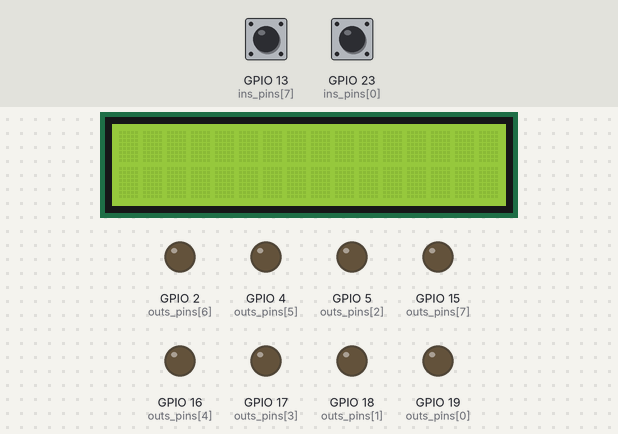
A sketch run on a simulated ESP32. On the bench: 16×2 character LCD, output pins drawn as LEDs (lit = HIGH). Inputs (shaded band) come from the test bench; at power-on: GPIO 13 (ins_pins[7]) HIGH, GPIO 23 (ins_pins[0]) HIGH. Random numbers use the default seed unless the sketch sets one.

Above: at 1.2 s.
1.3 s: GPIO 13 (ins_pins[7]) pulled LOW for 0.15 s
At 2.8 s:
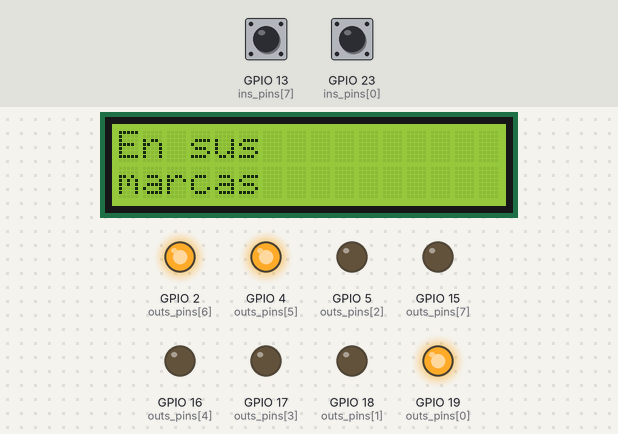
7.4 s: GPIO 13 (ins_pins[7]) pulsed LOW 2 times (0.12 s each, 0.3 s apart)
At 8.4 s:
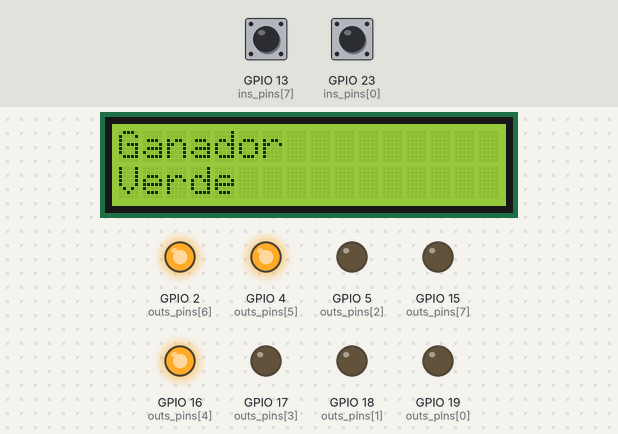
15.5 s: GPIO 13 (ins_pins[7]) pulled LOW for 1 s
At 21.3 s:
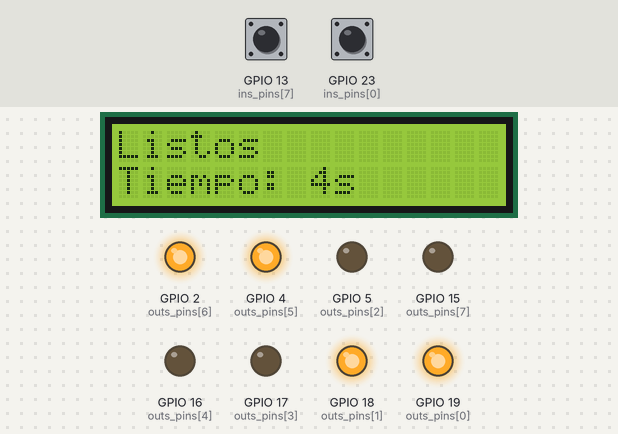
Timing chart, 0 to 31.8 s (numbered marks = the images above; inputs shaded):
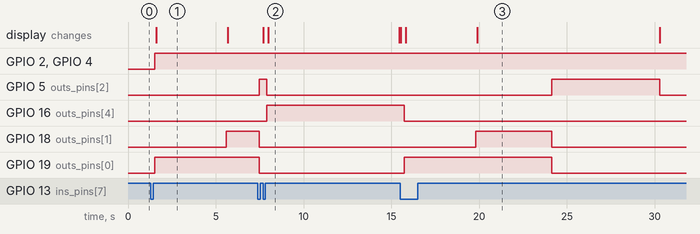

The sketch:

speed.ino
```cpp
// #####################################################################
// librerías
// #####################################################################
#include <LiquidCrystal_I2C.h>
LiquidCrystal_I2C lcd(0x27, 16, 2);

// #####################################################################
// constantes:
//  t_min: una cantidad de tiempo para sostener los estados con la
//  menor duración.
//  t_must: cantidad de tiempo para sostener los estados con la
//  mayor duración.
//  wait: cantidad de tiempo para esperar la entrada de alguno de
//  los jugadores.
//  ins_number: numero de entradas del sistema.
//  outs_number: numero de salidas del sistema.
//  ins_pins: arreglo con los pines del ESP32 asignados como entradas.
//  outs_pins: arreglo con los pines del ESP32 asignados como salidas.
//  uno, dos, tres,: arreglo para las salidas correspondientes a los
//  estados "en sus marcas", "listos" & "ya".
//  lrojo, lverde: arreglo para las salidas correspondientes a los
//  estados "jugador verde es ganador" & "jugador rojo es ganador"
// #####################################################################
const long t_min = 200;
const long t_must = 4000;
const long wait = 6000;
const int ins_number = 8;
const int outs_number = 8;
const int ins_pins[ins_number] = {23,22,21,32,27,14,12,13};
const int outs_pins[outs_number] = {19,18,5,17,16,4,2,15};
const int uno[outs_number] = {HIGH, LOW, LOW, LOW, LOW, HIGH, HIGH, LOW};
const int dos[outs_number] = {HIGH, HIGH, LOW, LOW, LOW, HIGH, HIGH, LOW};
const int tres[outs_number] = {LOW, LOW, HIGH, LOW, LOW, HIGH, HIGH, LOW};
const int lrojo[outs_number] = {LOW, LOW, LOW, HIGH, LOW, HIGH, HIGH, LOW};
const int lverde[outs_number] = {LOW, LOW, LOW, LOW, HIGH, HIGH, HIGH, LOW};

// #####################################################################
// variables para interrupciones:
// verde: entrada asignada al jugador verde
// rojo: entrada asignada al jugador rojo
// stop: variable para indicar el inicio de la actividad / juego
// #####################################################################
volatile boolean verde = false;
volatile boolean rojo = false;
volatile boolean stop = true;

// #####################################################################
// funciones para interrupciones:
// cverde: detectar acción del jugador verde
// crojo: detectar acción del jugador rojo
// begin: detectar inicio del juego
// #####################################################################
void cverde() {
  verde = true;
}
void crojo() {
  rojo = true;
}
void begin() {
  stop = false;
}

// #####################################################################
// escritura: escribir mensaje en LCD
// argumentos:
//  str-1: primera linea
//  str-2: segunda linea
// #####################################################################
void escritura(String str_1, String str_2) {
  lcd.init();
  lcd.backlight();
  lcd.clear();
  lcd.setCursor(0, 0);
  lcd.print(str_1);
  lcd.setCursor(0, 1);
  lcd.print(str_2);
}


// #####################################################################
// state_m: función para establecer los estado
// #####################################################################
void state_m(long t_dur, const int sec[], int l_sec) {
  unsigned long t11 = millis();       // instante de tiempo inicial
  while (true) {       // sostener el estado
    if (millis() - t11 >= t_dur) {  // verificar duración del estado
      // establecer secuencia (salidas) del próximo estado
      for (int i = 0; i < l_sec; i++) digitalWrite(outs_pins[i], sec[i]);
      break;  // romper estado, una vez cumplida la duración
    }
  }
}

// ########################################################################
// configuración inicial
// ########################################################################
void setup() {
  // establecer pines como entradas con resistencia "pull up"
  for (int i = 0; i < ins_number; i++) pinMode(ins_pins[i], INPUT_PULLUP);
  // estableces pines como salidas
  for (int i = 0; i < outs_number; i++) pinMode(outs_pins[i], OUTPUT);
  // apagar todas las salidas del sistema
  for (int i = 0; i < outs_number; i++) digitalWrite(outs_pins[i], LOW);
  // LCD
  lcd.clear();
}

// #####################################################################
// ciclo principal
// #####################################################################
void loop() {
  // mensaje inicial
  while (stop == true) {
    attachInterrupt(digitalPinToInterrupt(ins_pins[7]), begin, FALLING);
    escritura("Empezar", "B. Verde");
  }
  stop = true;
  lcd.clear();
  detachInterrupt(ins_pins[7]);   // desactivar interrupción del botón verde
  long trand = random(1000,5000); // tiempo aleatorio para prueba de reflejos
  while (true) {                  // empieza la actividad / juego
    state_m(t_min, uno, outs_number);
    escritura("En sus", "marcas");
    state_m(t_must, dos, outs_number);
    escritura("Listos", "Tiempo: " + String(trand/1000) + "s");
    state_m(trand, tres, outs_number);
    // se habilitan las interrupciones para los botones rojo y verde
    attachInterrupt(digitalPinToInterrupt(ins_pins[7]), cverde, FALLING);
    attachInterrupt(digitalPinToInterrupt(ins_pins[0]), crojo, FALLING);
    // se espera la respuesta de algún jugador
    unsigned long t11 = millis();
    while ((verde == false && rojo == false) && (millis() - t11 <= wait)) {
      escritura("Ya", "!!!");
    }
    // se desactivan las interrupciones para todos
    detachInterrupt(ins_pins[0]);
    detachInterrupt(ins_pins[7]);
    // se determina el ganador de acuerdo a las variables de interrupción
    if (verde == true) {
      verde = false;
      state_m(t_min, lverde, outs_number);
      escritura("Ganador", "Verde");
      delay(5000);
    }
    else if (rojo == true) {
      rojo = false;
      state_m(t_min, lrojo, outs_number);
      escritura("Ganador", "Rojo");
      delay(5000);
    }
    else {
      escritura("Nadie", "Gano");
      for (int i = 0; i < outs_number-3; i++) digitalWrite(outs_pins[i], LOW);
      delay(5000);
    }
    break;
  }
}
```

Measured:
- after the input at 1.3 s, GPIO 2 (outs_pins[6]), GPIO 4 (outs_pins[5]), GPIO 19 (outs_pins[0]): LOW → HIGH after 0.22 s; GPIO 18 (outs_pins[1]): LOW → HIGH after 4.3 s; the display: changes after 0.30 s (image 1)
- after the input at 7.4 s, GPIO 16 (outs_pins[4]): LOW → HIGH after 0.50 s
- after the input at 15.5 s, GPIO 5 (outs_pins[2]): LOW → HIGH after 8.6 s, → LOW 6.1 s later; GPIO 16 (outs_pins[4]): HIGH → LOW after 0.23 s; GPIO 18 (outs_pins[1]): LOW → HIGH after 4.3 s, → LOW 4.3 s later; GPIO 19 (outs_pins[0]): LOW → HIGH after 0.23 s, → LOW 8.4 s later
- what the display in image 1 shows lasts 4.1 s, from 1.6 s to 5.7 s
- what the display in image 2 shows lasts 7.4 s, from 8.0 s to 15.4 s
